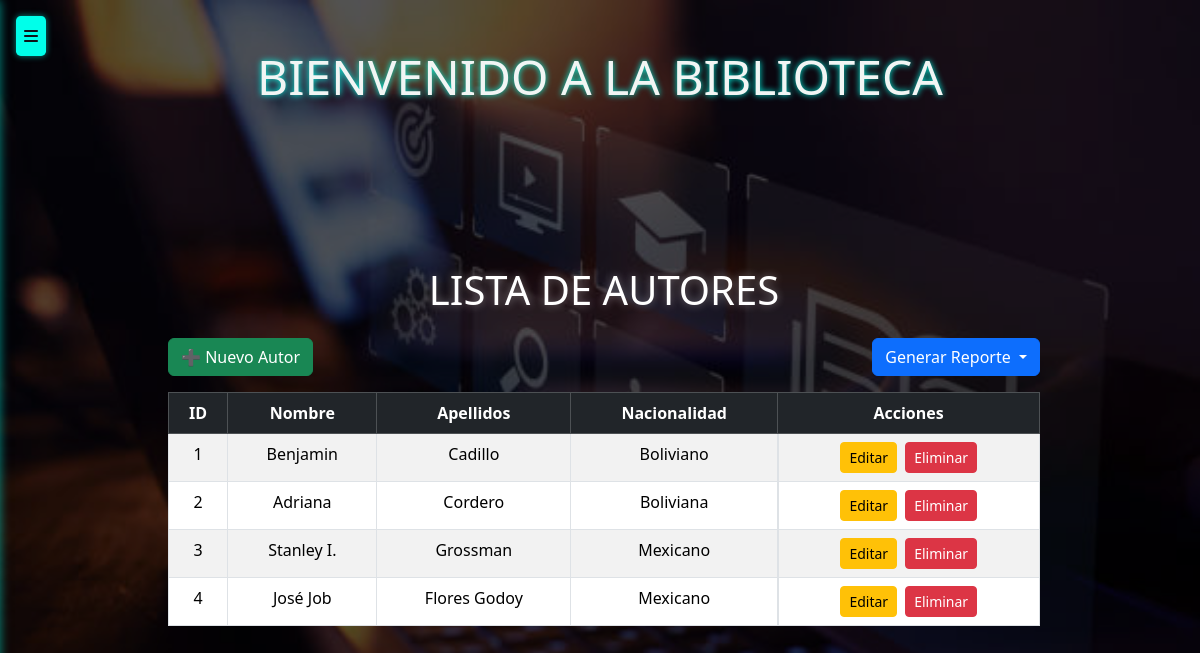
The page /autores/ on the database its author committed.
### models/autores_model.py (models this page shows, shortened)
class Autores(db.Model):
    __tablename__ = "autores"
    id_autor = db.Column(db.Integer,primary_key=True)
    nombre = db.Column(db.String(150),nullable=False)
    apellidos = db.Column(db.String(150),nullable=False)
    nacionalidad = db.Column(db.String(150))
    materiales = db.relationship('Material', back_populates='autor')
    @staticmethod #no depende de la clase
    def get_all():
        return Autores.query.all()

### controllers/autores_controllers.py (the view)
@autor_bp.route("/")
def index():
    autores = Autores.get_all()
    return autores_view.list(autores)

### views/autores_view.py (called while the page is built)
def list(autores):
    return render_template('autores/index.html', autores=autores)

### templates/autores/index.html (shortened to what this page needs)
{% extends 'base.html' %}
{% block content %}
<div class="container mt-4" style="max-width: 900px;">
  <h1 class="text-center mb-4">Lista de Autores</h1>
  <div class="d-flex justify-content-between mb-3">
    <a href="{{ url_for('autores.create') }}" class="btn btn-success">➕ Nuevo Autor</a>
    <div class="btn-group">
      <button class="btn btn-primary dropdown-toggle" data-bs-toggle="dropdown" aria-expanded="false">
        Generar Reporte
      </button>
    </div>
  </div>
  <table class="table table-striped table-bordered text-center mx-auto">
    <thead class="table-dark">
      <tr>
        <th>ID</th>
        <th>Nombre</th>
        <th>Apellidos</th>
        <th>Nacionalidad</th>
        <th>Acciones</th>
      </tr>
    </thead>
    <tbody>
      {% for item in autores %}
      <tr>
        <td>{{ item.id_autor }}</td>
        <td>{{ item.nombre }}</td>
        <td>{{ item.apellidos }}</td>
        <td>{{ item.nacionalidad }}</td>
        <td class="d-flex justify-content-center gap-2">
          <a href="{{ url_for('autores.edit', id_autor=item.id_autor) }}" class="btn btn-warning btn-sm">Editar</a>
          <a href="{{ url_for('autores.delete', id_autor=item.id_autor) }}" class="btn btn-danger btn-sm"
             onclick="return confirm('¿Estás seguro de eliminar este autor?');">
             Eliminar
          </a>
        </td>
      </tr>
      {% else %}
      <tr>
        <td colspan="5" class="text-center">No hay Autores registrados.</td>
      </tr>
      {% endfor %}
    </tbody>
  </table>
</div>
{% endblock %}

### templates/base.html (style rules this page uses)
body { background-image: url("/static/fondobiblio.jpg"); background-size: cover; background-repeat: no-repeat; background-position: center; background-attachment: fixed; min-height: 100vh; }
body::before { content: ""; position: fixed; top: 0; left: 0; width: 100%; height: 100%; background-color: rgba(0,0,0,0.65); z-index: -1; pointer-events: none; }
h1, h2 { color: #fff; text-shadow: 0 0 8px rgba(255,255,255,0.4); text-transform: uppercase; }
.container { padding-left: 1rem; padding-top: 4rem; }

### rows shown on the page
Autores: id_autor "1", nombre "Benjamin", apellidos "Cadillo", nacionalidad "Boliviano"
Autores: id_autor "2", nombre "Adriana", apellidos "Cordero", nacionalidad "Boliviana"
Autores: id_autor "3", nombre "Stanley I.", apellidos "Grossman", nacionalidad "Mexicano"
Autores: id_autor "4", nombre "José Job", apellidos "Flores Godoy", nacionalidad "Mexicano"
